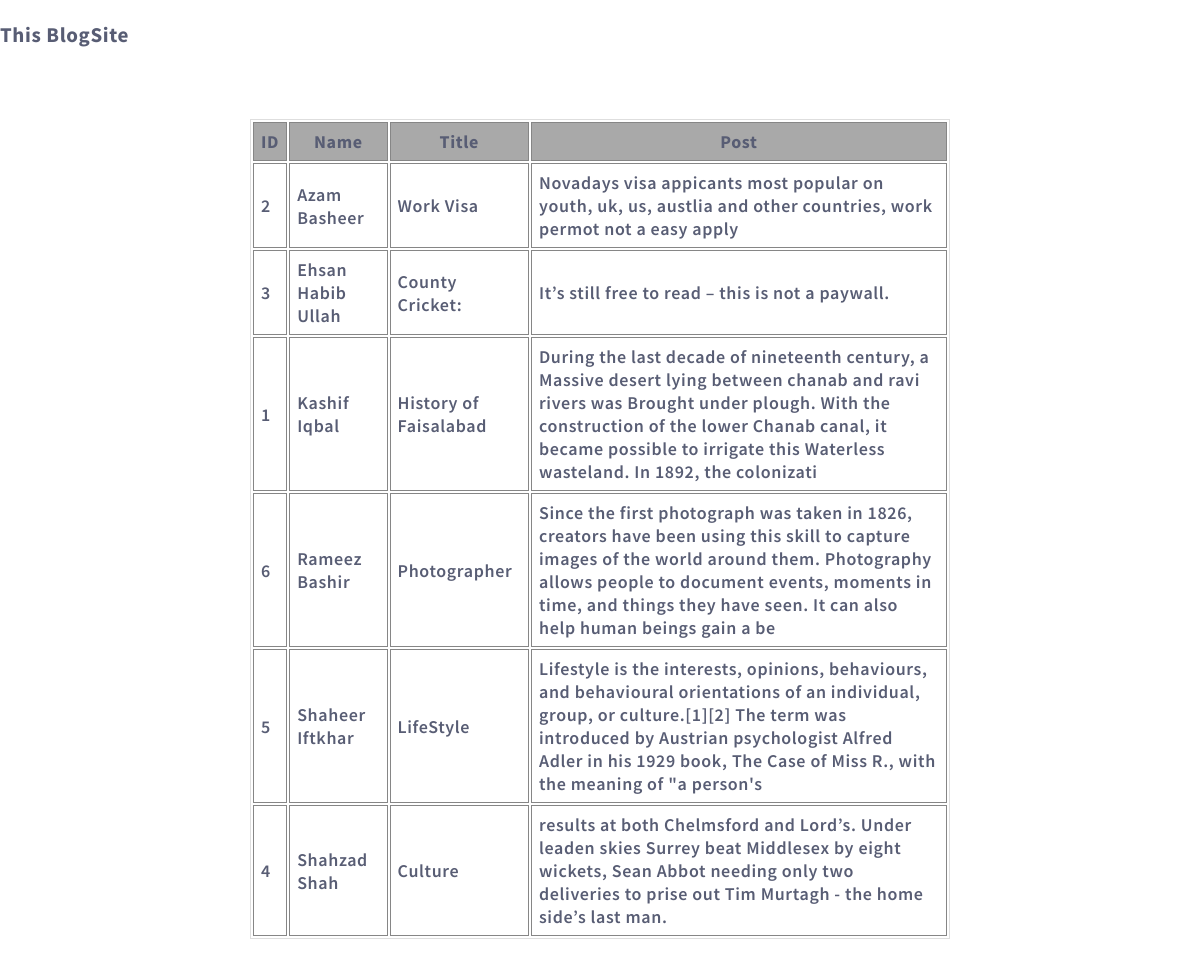
Screenshot of /testing/ with the database file from the repository.
### blogApp/models.py (models this page shows, shortened)
class BlogTable(models.Model):
    name = models.CharField(max_length=20)
    title = models.CharField(max_length=50)
    post = models.CharField(max_length=255)
    post_date = models.DateField(null= True)

### blogApp/views.py (the view)
# urls.py: path('testing/', views.testing, name='testing'),
def testing(request):
    myblog = BlogTable.objects.all().order_by('name', '-id').values()
    template = loader.get_template('template.html')
    context = {
        'blogs': myblog,
    }
    return HttpResponse(template.render(context, request))

### blogApp/templates/template.html (shortened to what this page needs)
{% load static %}
<!DOCTYPE html>
<html lang="en">
<head>
    <link rel="stylesheet" href="{% static 'myfirst.css' %}">
    <link rel="stylesheet" href="{% static 'myglobal.css' %}">
</head>
<body>
<h3>This BlogSite</h3>
<div class="content">
        <table>
            <tr>
                <th>ID</th>
                <th>Name</th>
                <th>Title</th>
                <th>Post</th>
            </tr>
            {% for x in blogs %}
            <tr>
                <td>{{x.id}}</td>
                <td>{{x.name}}</td>
                <td>{{x.title}}</td>
                <td>{{x.post}}</td>
            </tr>
            {% endfor %}
        </table>
</div>
</body>
</html>

### mystaticfiles/myglobal.css (style rules this page uses)
body { margin: 0; font: 600 18px 'Source Sans Pro', sans-serif; letter-spacing: 0.64px; color: #585d74; }

### blogApp/templates/template.html (style rules this page uses)
.content { max-width: 700px; padding: 50px; margin: auto; }
th, td { padding: 7px; border: 1px solid rgb(134, 134, 134); }
table { border: 1px solid rgb(222, 222, 222); }
th { background-color: darkgrey; }

### rows the page displays
BlogTable: id "2", name "Azam Basheer", title "Work Visa", post "Novadays visa appicants most popular on youth, uk, us, austlia and other countries, work permot not a easy apply"
BlogTable: id "3", name "Ehsan Habib Ullah", title "County Cricket:", post "It’s still free to read – this is not a paywall."
BlogTable: id "1", name "Kashif Iqbal", title "History of Faisalabad", post "During the last decade of nineteenth century, a Massive desert lying between chanab and ravi rivers was Brought under plough. With the construction of the lower Chanab canal, it became possible to irrigate this Waterless wasteland. In 1892, the colonizati"
BlogTable: id "6", name "Rameez Bashir", title "Photographer", post "Since the first photograph was taken in 1826, creators have been using this skill to capture images of the world around them. Photography allows people to document events, moments in time, and things they have seen. It can also help human beings gain a be"
BlogTable: id "5", name "Shaheer Iftkhar", title "LifeStyle", post "Lifestyle is the interests, opinions, behaviours, and behavioural orientations of an individual, group, or culture.[1][2] The term was introduced by Austrian psychologist Alfred Adler in his 1929 book, The Case of Miss R., with the meaning of \"a person's"
BlogTable: id "4", name "Shahzad Shah", title "Culture", post "results at both Chelmsford and Lord’s. Under leaden skies Surrey beat Middlesex by eight wickets, Sean Abbot needing only two deliveries to prise out Tim Murtagh - the home side’s last man."
